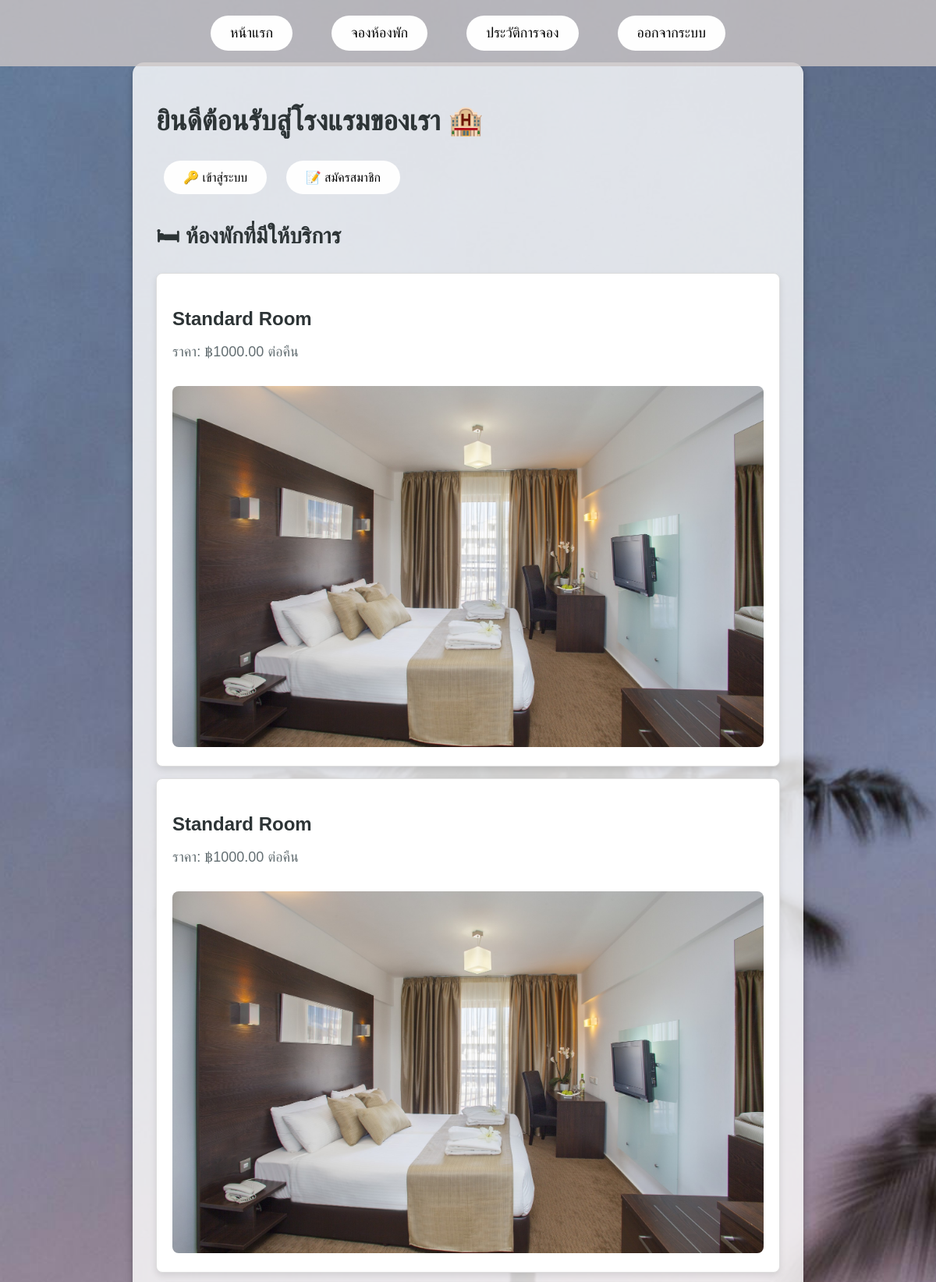
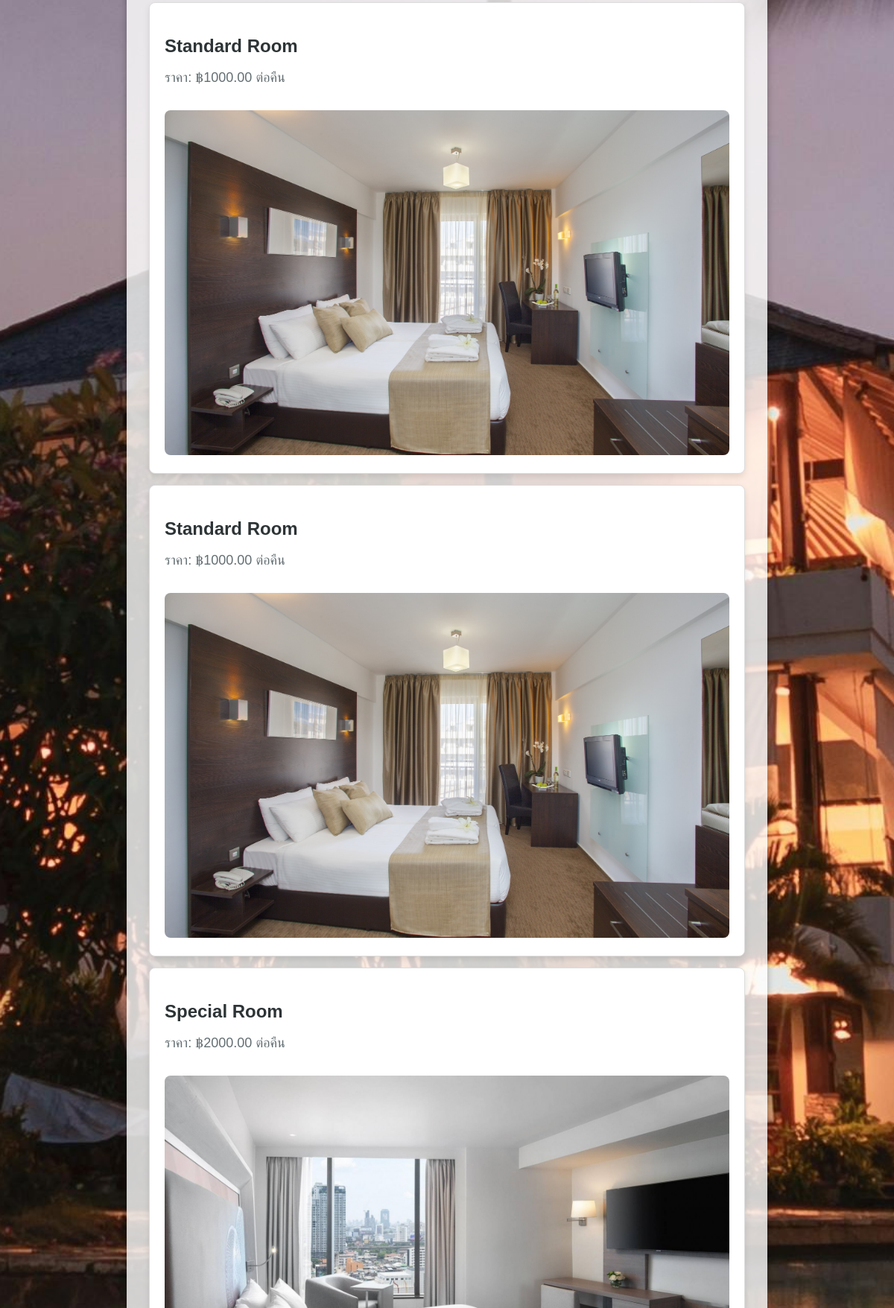
Page /dashboard.php (upper part) on the committed database (2 pictures, top to bottom).
### tables this page shows
CREATE TABLE `rooms` (
  `id` int(11) NOT NULL,
  `room_type` varchar(50) NOT NULL,
  `price` decimal(10,2) NOT NULL,
  `status` enum('available','booked') DEFAULT 'available',
  `image_url` varchar(255) DEFAULT NULL
);

### dashboard.php (the view, shortened to what this page needs)
<?php
include 'db.php';
$rooms = $conn->query("SELECT * FROM rooms WHERE status='available'");
?>
<!DOCTYPE html>
<html lang="th">
<head>
</head>
<body>
    <nav>
        <ul>
            <li><a href="index.php">หน้าแรก</a></li>
            <li><a href="book.php">จองห้องพัก</a></li>
            <li><a href="history.php">ประวัติการจอง</a></li>
            <li><a href="logout.php">ออกจากระบบ</a></li>
        </ul>
    </nav>
    <div class="container">
        <h1>ยินดีต้อนรับสู่โรงแรมของเรา 🏨</h1>
        <?php if (isset($_SESSION['user_id'])): ?>
            <p>คุณเข้าสู่ระบบแล้ว | <a href="logout.php">ออกจากระบบ</a></p>
            <a href="book.php">📅 จองห้อง</a>
            <a href="history.php">📜 ดูประวัติการจอง</a>
        <?php else: ?>
            <a href="login.php">🔑 เข้าสู่ระบบ</a>
            <a href="register.php">📝 สมัครสมาชิก</a>
        <?php endif; ?>
        <h2>🛏 ห้องพักที่มีให้บริการ</h2>
        <?php while ($room = $rooms->fetch_assoc()): ?>
            <div class="room">
                <h3><?= $room['room_type'] ?></h3>
                <p>ราคา: ฿<?= $room['price'] ?> ต่อคืน</p>
                <img src="src/<?= $room['image_url']; ?>" alt="<?= $room['room_type']; ?>">
            </div>
        <?php endwhile; ?>
    </div>
</body>
</html>

### dashboard.php (style rules this page uses)
body { font-family: 'Arial', sans-serif; background: url('hotel-background.jpg') no-repeat center center fixed; background-size: cover; color: black; margin: 0; padding: 0; }
nav { background-color: rgba(204, 198, 198, 0.8); padding: 10px 0; position: fixed; width: 100%; top: 0; left: 0; z-index: 1000; }
nav ul { list-style: none; display: flex; justify-content: center; margin: 0; padding: 0; }
nav ul li { margin: 0 15px; }
nav ul li a { color: black; text-decoration: none; font-size: 18px; transition: color 0.3s ease; }
.container { max-width: 800px; margin: 80px auto 20px auto; padding: 30px; background-color: rgba(255, 255, 255, 0.8); border-radius: 15px; box-shadow: 0px 4px 10px rgba(0, 0, 0, 0.3); }
h1 { font-size: 36px; margin-bottom: 20px; color: #2d3436; }
h2 { font-size: 28px; margin-bottom: 20px; color: #2d3436; }
.room { border: 1px solid #ddd; padding: 20px; margin: 15px 0; border-radius: 8px; background: #ffffff; box-shadow: 0px 4px 8px rgba(0, 0, 0, 0.1); }
.room h3 { font-size: 24px; margin-bottom: 10px; color: #2d3436; }
.room p { font-size: 18px; color: #636e72; }
.room img { width: 100%; height: auto; border-radius: 8px; margin-top: 15px; }
a { display: inline-block; margin: 10px; padding: 12px 25px; background-color:rgb(254, 254, 254); color: black; text-decoration: none; border-radius: 30px; transition: background-color 0.3s ease; }

### rows in the picture
rooms: room_type "Standard Room", price "1000.00", image_url (picture)
rooms: room_type "Standard Room", price "1000.00", image_url (picture)
rooms: room_type "Standard Room", price "1000.00", image_url (picture)
rooms: room_type "Standard Room", price "1000.00", image_url (picture)
rooms: room_type "Special Room", price "2000.00", image_url (picture)
